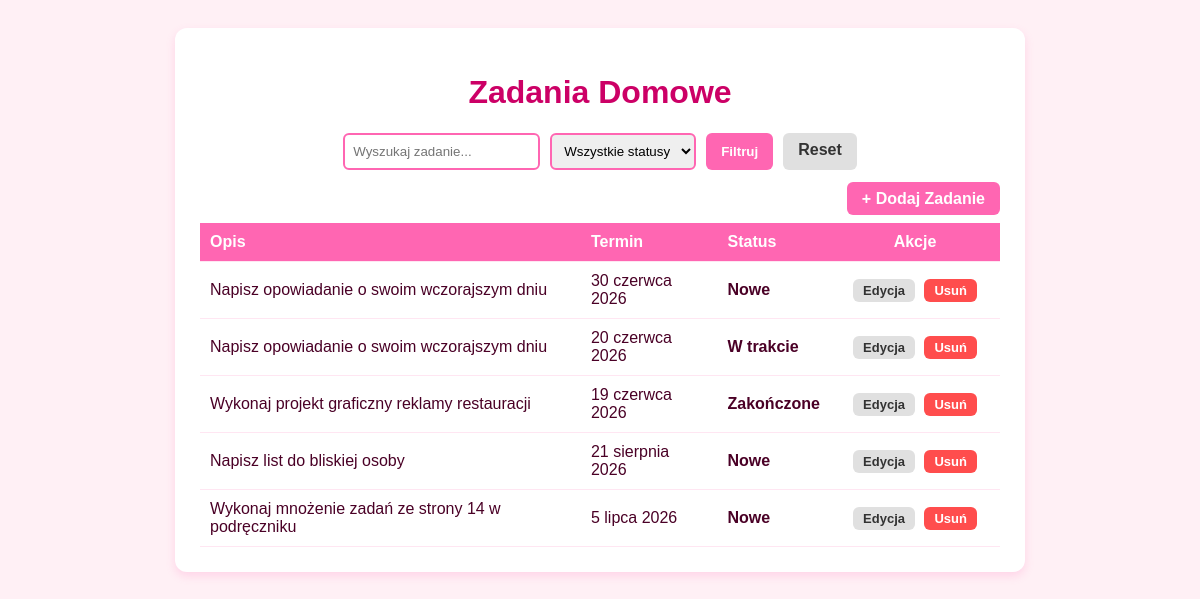
The page / on the database its author committed.
### app_zadania/models.py (models this page shows, shortened)
class Zadanie(models.Model):
    STATUSY = [
        ('Nowe', 'Nowe'),
        ('W trakcie', 'W trakcie'),
        ('Zakończone', 'Zakończone'),
    ]
    opis = models.CharField(max_length=255)
    termin = models.DateField()
    status = models.CharField(max_length=20, choices=STATUSY, default='Nowe')

### app_zadania/views.py (the view)
# urls.py: path('', views.pokaz_liste, name='url_lista'),
def pokaz_liste(request):
    wszystkie = Zadanie.objects.all()
    szukaj = request.GET.get('szukaj')
    if szukaj:
        wszystkie = wszystkie.filter(opis__icontains=szukaj)
    filtr = request.GET.get('filtr_status')
    if filtr:
        wszystkie = wszystkie.filter(status=filtr)
    return render(request, 'lista.html', {'zadania': wszystkie})

### app_zadania/templates/lista.html (shortened to what this page needs)
{% load static %}
<!DOCTYPE html>
<html>
<head>
    <link rel="stylesheet" href="{% static 'styl.css' %}">
</head>
<body>
    <div class="ramka">
        <h1>Zadania Domowe</h1>
        <form method="GET" class="szukanie">
            <input type="text" name="szukaj" placeholder="Wyszukaj zadanie..." value="{{ request.GET.szukaj|default:'' }}">
            <select name="filtr_status">
                <option value="">Wszystkie statusy</option>
            </select>
            <button type="submit" class="guzik btn-roz">Filtruj</button>
            <a href="{% url 'url_lista' %}" class="guzik btn-szary">Reset</a>
        </form>
        <div style="text-align: right; margin-bottom: 15px;">
            <a href="{% url 'url_dodaj' %}" class="guzik btn-roz">+ Dodaj Zadanie</a>
        </div>
        <table>
            <thead>
                <tr>
                    <th>Opis</th>
                    <th>Termin</th>
                    <th>Status</th>
                    <th style="width: 150px; text-align: center;">Akcje</th>
                </tr>
            </thead>
            <tbody>
                {% for z in zadania %}
                <tr>
                    <td>{{ z.opis }}</td>
                    <td>{{ z.termin }}</td>
                    <td><strong>{{ z.status }}</strong></td>
                    <td style="white-space: nowrap; text-align: center;">
                        <a href="{% url 'url_edytuj' z.pk %}" class="guzik btn-szary" style="padding: 4px 10px; margin-right: 5px; font-size: 13px;">Edycja</a>
                        <a href="{% url 'url_usun' z.pk %}" class="guzik btn-usun" style="padding: 4px 10px; font-size: 13px;" onclick="return confirm('Usunąć?')">Usuń</a>
                    </td>
                </tr>
                {% empty %}
                <tr><td colspan="4" style="text-align: center;">Brak zadań w bazie.</td></tr>
                {% endfor %}
            </tbody>
        </table>
    </div>
</body>
</html>

### CSS/styl.css (style rules this page uses)
body { font-family: Arial, sans-serif; background-color: #fff0f5; color: #4a0026; padding: 20px; }
.ramka { max-width: 800px; margin: 0 auto; background: white; padding: 25px; border-radius: 12px; box-shadow: 0 4px 10px rgba(255, 102, 178, 0.2); }
h1, h2 { color: #cc0066; text-align: center; }
.szukanie { display: flex; gap: 10px; margin-bottom: 20px; justify-content: center; }
input, select { padding: 8px; border: 2px solid #ff66b2; border-radius: 6px; }
.guzik { padding: 8px 15px; border: none; border-radius: 6px; cursor: pointer; text-decoration: none; font-weight: bold; }
.btn-roz { background-color: #ff66b2; color: white; }
.btn-szary { background-color: #e0e0e0; color: #333; }
.btn-usun { background-color: #ff4d4d; color: white; }
table { width: 100%; border-collapse: collapse; margin-top: 15px; }
th, td { padding: 10px; text-align: left; border-bottom: 1px solid #ffe6f2; }
th { background-color: #ff66b2; color: white; }

### rows shown on the page
Zadanie: opis "Napisz opowiadanie o swoim wczorajszym dniu", termin "30 czerwca 2026", status "Nowe"
Zadanie: opis "Napisz opowiadanie o swoim wczorajszym dniu", termin "20 czerwca 2026", status "W trakcie"
Zadanie: opis "Wykonaj projekt graficzny reklamy restauracji", termin "19 czerwca 2026", status "Zakończone"
Zadanie: opis "Napisz list do bliskiej osoby", termin "21 sierpnia 2026", status "Nowe"
Zadanie: opis "Wykonaj mnożenie zadań ze strony 14 w podręczniku", termin "5 lipca 2026", status "Nowe"
